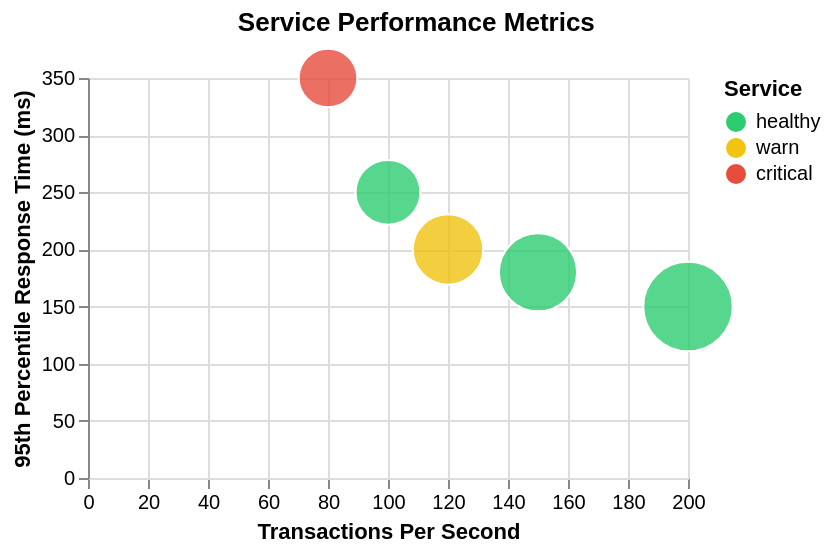

The Vega-Lite source for this figure:
### Vega specification from a JSON file in a GitHub repository (floating-point values rounded to 4 significant figures)
{"$schema": "https://vega.github.io/schema/vega/v5.json", "width": 300, "height": 200, "padding": 5, "title": "Service Performance Metrics", "data": [{"name": "source", "values": [{"service": "Service A", "tps": 100, "p95": 250, "status": "healthy"}, {"service": "Service B", "tps": 150, "p95": 180, "status": "healthy"}, {"service": "Service C", "tps": 80, "p95": 350, "status": "critical"}, {"service": "Service D", "tps": 200, "p95": 150, "status": "healthy"}, {"service": "Service E", "tps": 120, "p95": 200, "status": "warn"}]}], "scales": [{"name": "x", "type": "linear", "domain": {"data": "source", "field": "tps"}, "range": "width", "nice": true, "zero": true}, {"name": "y", "type": "linear", "domain": {"data": "source", "field": "p95"}, "range": "height", "nice": true, "zero": true}, {"name": "size", "type": "linear", "domain": {"data": "source", "field": "tps"}, "range": [100, 2000]}, {"name": "color", "type": "ordinal", "domain": ["healthy", "warn", "critical"], "range": ["#2ecc71", "#f1c40f", "#e74c3c"]}], "axes": [{"scale": "x", "grid": true, "orient": "bottom", "title": "Transactions Per Second"}, {"scale": "y", "grid": true, "orient": "left", "title": "95th Percentile Response Time (ms)"}], "legends": [{"fill": "color", "title": "Service", "symbolSize": 100}], "marks": [{"type": "symbol", "from": {"data": "source"}, "encode": {"enter": {"x": {"scale": "x", "field": "tps"}, "y": {"scale": "y", "field": "p95"}, "size": {"scale": "size", "field": "tps"}, "fill": {"scale": "color", "field": "status"}, "fillOpacity": {"value": 0.8}, "stroke": {"value": "white"}, "strokeWidth": {"value": 1}, "tooltip": {"signal": "{'Service': datum.service, 'TPS': datum.tps, 'P95 (ms)': datum.p95}"}}, "hover": {"fillOpacity": {"value": 1}}}}]}
